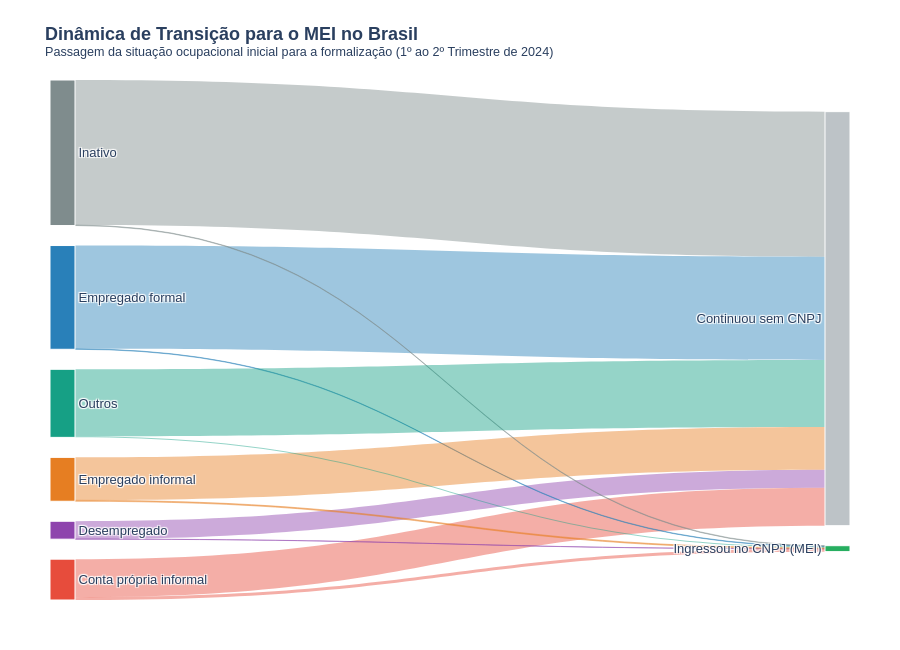

Write notebook code for a chart like this one.
### Code cell
import plotly.graph_objects as go
import pandas as pd

# 1. Agrupar os dados usando os pesos amostrais para refletir a população real
transicoes = amostra_final.groupby(['Situacao_Anterior', 'Ingresso_CNPJ'])['Peso_Amostral'].sum().reset_index(name='Total_Pessoas')

# 2. Definir ordens e rótulos
origens = ['Conta própria informal', 'Empregado informal', 'Empregado formal', 'Desempregado', 'Inativo', 'Outros']
destinos = ['Continuou sem CNPJ', 'Ingressou no CNPJ (MEI)']
labels_nodes = origens + destinos

# Mapear índices
mapa_origens = {nome: i for i, nome in enumerate(origens)}
mapa_destinos = {0: len(origens), 1: len(origens) + 1}

source = transicoes['Situacao_Anterior'].map(mapa_origens).tolist()
target = transicoes['Ingresso_CNPJ'].map(mapa_destinos).tolist()
value = transicoes['Total_Pessoas'].tolist()

# 3. Criar uma paleta de cores harmoniosa para cada categoria de origem
cores_origem = {
    'Conta própria informal': '#e74c3c', # Vermelho/Laranja forte (destaque principal)
    'Empregado informal': '#e67e22',     # Laranja
    'Empregado formal': '#2980b9',       # Azul clássico
    'Desempregado': '#8e44ad',           # Roxo
    'Inativo': '#7f8c8d',                # Cinza
    'Outros': '#16a085'                  # Verde água
}

# Atribuir cores aos nós da esquerda e repassar transparência para os links
node_colors = [cores_origem.get(orig, '#34495e') for orig in origens] + ['#bdc3c7', '#27ae60']

link_colors = []
for src in source:
    nome_origem = origens[src]
    cor_hex = cores_origem.get(nome_origem, '#95a5a6')
    # Converter hex para rgba com transparência elegante
    h = cor_hex.lstrip('#')
    rgb = tuple(int(h[i:i+2], 16) for i in (0, 2, 4))
    link_colors.append(f"rgba({rgb[0]}, {rgb[1]}, {rgb[2]}, 0.45)")

# 4. Construir o Diagrama de Sankey aprimorado
fig = go.Figure(data=[go.Sankey(
    arrangement = "perpendicular",
    node = dict(
      pad = 20,
      thickness = 25,
      line = dict(color = "white", width = 1),
      label = labels_nodes,
      color = node_colors
    ),
    link = dict(
      source = source,
      target = target,
      value = value,
      color = link_colors
  ))])

# 5. Layout profissional limpo
fig.update_layout(
    title_text="<b>Dinâmica de Transição para o MEI no Brasil</b><br><sup>Passagem da situação ocupacional inicial para a formalização (1º ao 2º Trimestre de 2024)</sup>",
    font=dict(size=13, family="Arial, sans-serif"),
    plot_bgcolor='white',
    paper_bgcolor='white',
    height=650,
    margin=dict(t=80, b=50, l=50, r=50)
)

fig.show()

### Figure 1 — Plotly figure (JSON) as saved in the notebook; plotly's stock layout.template omitted (floating-point values rounded to 4 significant figures)
{"data": [{"arrangement": "perpendicular", "link": {"color": ["rgba(231, 76, 60, 0.45)", "rgba(231, 76, 60, 0.45)", "rgba(142, 68, 173, 0.45)", "rgba(142, 68, 173, 0.45)", "rgba(41, 128, 185, 0.45)", "rgba(41, 128, 185, 0.45)", "rgba(230, 126, 34, 0.45)", "rgba(230, 126, 34, 0.45)", "rgba(127, 140, 141, 0.45)", "rgba(127, 140, 141, 0.45)", "rgba(22, 160, 133, 0.45)", "rgba(22, 160, 133, 0.45)"], "source": [0, 0, 3, 3, 2, 2, 1, 1, 4, 4, 5, 5], "target": [6, 7, 6, 7, 6, 7, 6, 7, 6, 7, 6, 7], "value": [12570000.0, 926400.0, 5886000.0, 41040.0, 34160000.0, 149100.0, 14190000.0, 318000.0, 47960000.0, 166000.0, 22150000.0, 363800.0]}, "node": {"color": ["#e74c3c", "#e67e22", "#2980b9", "#8e44ad", "#7f8c8d", "#16a085", "#bdc3c7", "#27ae60"], "label": ["Conta própria informal", "Empregado informal", "Empregado formal", "Desempregado", "Inativo", "Outros", "Continuou sem CNPJ", "Ingressou no CNPJ (MEI)"], "line": {"color": "white", "width": 1}, "pad": 20, "thickness": 25}, "type": "sankey"}], "layout": {"font": {"family": "Arial, sans-serif", "size": 13}, "height": 650, "margin": {"b": 50, "l": 50, "r": 50, "t": 80}, "paper_bgcolor": "white", "plot_bgcolor": "white", "title": {"text": "<b>Dinâmica de Transição para o MEI no Brasil</b><br><sup>Passagem da situação ocupacional inicial para a formalização (1º ao 2º Trimestre de 2024)</sup>"}}}
